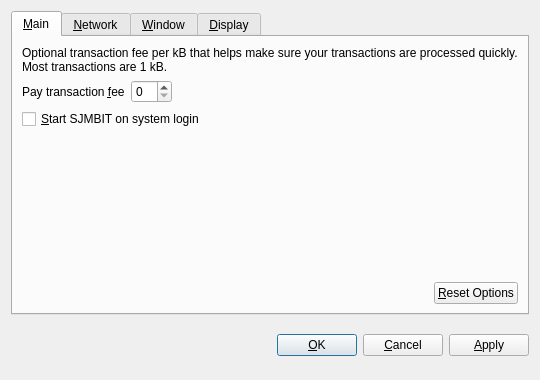
<?xml version="1.0" encoding="UTF-8"?>
<ui version="4.0">
 <class>OptionsDialog</class>
 <widget class="QDialog" name="OptionsDialog">
  <property name="geometry">
   <rect>
    <x>0</x>
    <y>0</y>
    <width>540</width>
    <height>380</height>
   </rect>
  </property>
  <property name="windowTitle">
   <string>Options</string>
  </property>
  <property name="modal">
   <bool>true</bool>
  </property>
  <layout class="QVBoxLayout" name="verticalLayout">
   <item>
    <widget class="QTabWidget" name="tabWidget">
     <property name="tabPosition">
      <enum>QTabWidget::North</enum>
     </property>
     <property name="currentIndex">
      <number>0</number>
     </property>
     <widget class="QWidget" name="tabMain">
      <attribute name="title">
       <string>&amp;Main</string>
      </attribute>
      <layout class="QVBoxLayout" name="verticalLayout_Main">
       <item>
        <widget class="QLabel" name="transactionFeeInfoLabel">
         <property name="text">
          <string>Optional transaction fee per kB that helps make sure your transactions are processed quickly. Most transactions are 1 kB.</string>
         </property>
         <property name="textFormat">
          <enum>Qt::PlainText</enum>
         </property>
         <property name="wordWrap">
          <bool>true</bool>
         </property>
        </widget>
       </item>
       <item>
        <layout class="QHBoxLayout" name="horizontalLayout_1_Main">
         <item>
          <widget class="QLabel" name="transactionFeeLabel">
           <property name="text">
            <string>Pay transaction &amp;fee</string>
           </property>
           <property name="textFormat">
            <enum>Qt::PlainText</enum>
           </property>
           <property name="buddy">
            <cstring>transactionFee</cstring>
           </property>
          </widget>
         </item>
         <item>
          <widget class="BitcoinAmountField" name="transactionFee"/>
         </item>
         <item>
          <spacer name="horizontalSpacer_1_Main">
           <property name="orientation">
            <enum>Qt::Horizontal</enum>
           </property>
           <property name="sizeHint" stdset="0">
            <size>
             <width>40</width>
             <height>20</height>
            </size>
           </property>
          </spacer>
         </item>
        </layout>
       </item>
       <item>
        <widget class="QCheckBox" name="bitcoinAtStartup">
         <property name="toolTip">
          <string>Automatically start SJMBIT after logging in to the system.</string>
         </property>
         <property name="text">
          <string>&amp;Start SJMBIT on system login</string>
         </property>
        </widget>
       </item>
       <item>
        <spacer name="verticalSpacer_Main">
         <property name="orientation">
          <enum>Qt::Vertical</enum>
         </property>
         <property name="sizeHint" stdset="0">
          <size>
           <width>20</width>
           <height>40</height>
          </size>
         </property>
        </spacer>
       </item>
       <item>
        <layout class="QHBoxLayout" name="horizontalLayout_2_Main">
         <item>
          <spacer name="horizontalSpacer_2_Main">
           <property name="orientation">
            <enum>Qt::Horizontal</enum>
           </property>
           <property name="sizeHint" stdset="0">
            <size>
             <width>40</width>
             <height>20</height>
            </size>
           </property>
          </spacer>
         </item>
         <item>
          <widget class="QPushButton" name="resetButton">
           <property name="toolTip">
            <string>Reset all client options to default.</string>
           </property>
           <property name="text">
            <string>&amp;Reset Options</string>
           </property>
           <property name="autoDefault">
            <bool>false</bool>
           </property>
          </widget>
         </item>
        </layout>
       </item>
      </layout>
     </widget>
     <widget class="QWidget" name="tabNetwork">
      <attribute name="title">
       <string>&amp;Network</string>
      </attribute>
      <layout class="QVBoxLayout" name="verticalLayout_Network">
       <item>
        <widget class="QCheckBox" name="mapPortUpnp">
         <property name="toolTip">
          <string>Automatically open the SJMBIT client port on the router. This only works when your router supports UPnP and it is enabled.</string>
         </property>
         <property name="text">
          <string>Map port using &amp;UPnP</string>
         </property>
        </widget>
       </item>
       <item>
        <widget class="QCheckBox" name="connectSocks">
         <property name="toolTip">
          <string>Connect to the SJMBIT network through a SOCKS proxy (e.g. when connecting through Tor).</string>
         </property>
         <property name="text">
          <string>&amp;Connect through SOCKS proxy:</string>
         </property>
        </widget>
       </item>
       <item>
        <layout class="QHBoxLayout" name="horizontalLayout_Network">
         <item>
          <widget class="QLabel" name="proxyIpLabel">
           <property name="text">
            <string>Proxy &amp;IP:</string>
           </property>
           <property name="textFormat">
            <enum>Qt::PlainText</enum>
           </property>
           <property name="buddy">
            <cstring>proxyIp</cstring>
           </property>
          </widget>
         </item>
         <item>
          <widget class="QValidatedLineEdit" name="proxyIp">
           <property name="maximumSize">
            <size>
             <width>140</width>
             <height>16777215</height>
            </size>
           </property>
           <property name="toolTip">
            <string>IP address of the proxy (e.g. 127.0.0.1)</string>
           </property>
          </widget>
         </item>
         <item>
          <widget class="QLabel" name="proxyPortLabel">
           <property name="text">
            <string>&amp;Port:</string>
           </property>
           <property name="textFormat">
            <enum>Qt::PlainText</enum>
           </property>
           <property name="buddy">
            <cstring>proxyPort</cstring>
           </property>
          </widget>
         </item>
         <item>
          <widget class="QLineEdit" name="proxyPort">
           <property name="maximumSize">
            <size>
             <width>55</width>
             <height>16777215</height>
            </size>
           </property>
           <property name="toolTip">
            <string>Port of the proxy (e.g. 9050)</string>
           </property>
          </widget>
         </item>
         <item>
          <widget class="QLabel" name="socksVersionLabel">
           <property name="text">
            <string>SOCKS &amp;Version:</string>
           </property>
           <property name="textFormat">
            <enum>Qt::PlainText</enum>
           </property>
           <property name="buddy">
            <cstring>socksVersion</cstring>
           </property>
          </widget>
         </item>
         <item>
          <widget class="QValueComboBox" name="socksVersion">
           <property name="toolTip">
            <string>SOCKS version of the proxy (e.g. 5)</string>
           </property>
          </widget>
         </item>
         <item>
          <spacer name="horizontalSpacer_Network">
           <property name="orientation">
            <enum>Qt::Horizontal</enum>
           </property>
           <property name="sizeHint" stdset="0">
            <size>
             <width>40</width>
             <height>20</height>
            </size>
           </property>
          </spacer>
         </item>
        </layout>
       </item>
       <item>
        <spacer name="verticalSpacer_Network">
         <property name="orientation">
          <enum>Qt::Vertical</enum>
         </property>
         <property name="sizeHint" stdset="0">
          <size>
           <width>20</width>
           <height>40</height>
          </size>
         </property>
        </spacer>
       </item>
      </layout>
     </widget>
     <widget class="QWidget" name="tabWindow">
      <attribute name="title">
       <string>&amp;Window</string>
      </attribute>
      <layout class="QVBoxLayout" name="verticalLayout_Window">
       <item>
        <widget class="QCheckBox" name="minimizeToTray">
         <property name="toolTip">
          <string>Show only a tray icon after minimizing the window.</string>
         </property>
         <property name="text">
          <string>&amp;Minimize to the tray instead of the taskbar</string>
         </property>
        </widget>
       </item>
       <item>
        <widget class="QCheckBox" name="minimizeOnClose">
         <property name="toolTip">
          <string>Minimize instead of exit the application when the window is closed. When this option is enabled, the application will be closed only after selecting Quit in the menu.</string>
         </property>
         <property name="text">
          <string>M&amp;inimize on close</string>
         </property>
        </widget>
       </item>
       <item>
        <spacer name="verticalSpacer_Window">
         <property name="orientation">
          <enum>Qt::Vertical</enum>
         </property>
         <property name="sizeHint" stdset="0">
          <size>
           <width>20</width>
           <height>40</height>
          </size>
         </property>
        </spacer>
       </item>
      </layout>
     </widget>
     <widget class="QWidget" name="tabDisplay">
      <attribute name="title">
       <string>&amp;Display</string>
      </attribute>
      <layout class="QVBoxLayout" name="verticalLayout_Display">
       <item>
        <layout class="QHBoxLayout" name="horizontalLayout_1_Display">
         <item>
          <widget class="QLabel" name="langLabel">
           <property name="text">
            <string>User Interface &amp;language:</string>
           </property>
           <property name="textFormat">
            <enum>Qt::PlainText</enum>
           </property>
           <property name="buddy">
            <cstring>lang</cstring>
           </property>
          </widget>
         </item>
         <item>
          <widget class="QValueComboBox" name="lang">
           <property name="toolTip">
            <string>The user interface language can be set here. This setting will take effect after restarting SJMBIT.</string>
           </property>
          </widget>
         </item>
        </layout>
       </item>
       <item>
        <layout class="QHBoxLayout" name="horizontalLayout_2_Display">
         <item>
          <widget class="QLabel" name="unitLabel">
           <property name="text">
            <string>&amp;Unit to show amounts in:</string>
           </property>
           <property name="textFormat">
            <enum>Qt::PlainText</enum>
           </property>
           <property name="buddy">
            <cstring>unit</cstring>
           </property>
          </widget>
         </item>
         <item>
          <widget class="QValueComboBox" name="unit">
           <property name="toolTip">
            <string>Choose the default subdivision unit to show in the interface and when sending coins.</string>
           </property>
          </widget>
         </item>
        </layout>
       </item>
       <item>
        <widget class="QCheckBox" name="displayAddresses">
         <property name="toolTip">
          <string>Whether to show SJMBIT addresses in the transaction list or not.</string>
         </property>
         <property name="text">
          <string>&amp;Display addresses in transaction list</string>
         </property>
        </widget>
       </item>
       <item>
        <spacer name="verticalSpacer_Display">
         <property name="orientation">
          <enum>Qt::Vertical</enum>
         </property>
         <property name="sizeHint" stdset="0">
          <size>
           <width>20</width>
           <height>40</height>
          </size>
         </property>
        </spacer>
       </item>
      </layout>
     </widget>
    </widget>
   </item>
   <item>
    <layout class="QHBoxLayout" name="horizontalLayout_Buttons">
     <item>
      <spacer name="horizontalSpacer_1">
       <property name="orientation">
        <enum>Qt::Horizontal</enum>
       </property>
       <property name="sizeHint" stdset="0">
        <size>
         <width>40</width>
         <height>48</height>
        </size>
       </property>
      </spacer>
     </item>
     <item>
      <widget class="QLabel" name="statusLabel">
       <property name="font">
        <font>
         <weight>75</weight>
         <bold>true</bold>
        </font>
       </property>
       <property name="text">
        <string/>
       </property>
       <property name="textFormat">
        <enum>Qt::PlainText</enum>
       </property>
       <property name="wordWrap">
        <bool>true</bool>
       </property>
      </widget>
     </item>
     <item>
      <spacer name="horizontalSpacer_2">
       <property name="orientation">
        <enum>Qt::Horizontal</enum>
       </property>
       <property name="sizeHint" stdset="0">
        <size>
         <width>40</width>
         <height>48</height>
        </size>
       </property>
      </spacer>
     </item>
     <item>
      <widget class="QPushButton" name="okButton">
       <property name="text">
        <string>&amp;OK</string>
       </property>
      </widget>
     </item>
     <item>
      <widget class="QPushButton" name="cancelButton">
       <property name="text">
        <string>&amp;Cancel</string>
       </property>
       <property name="autoDefault">
        <bool>false</bool>
       </property>
      </widget>
     </item>
     <item>
      <widget class="QPushButton" name="applyButton">
       <property name="text">
        <string>&amp;Apply</string>
       </property>
       <property name="autoDefault">
        <bool>false</bool>
       </property>
      </widget>
     </item>
    </layout>
   </item>
  </layout>
 </widget>
 <customwidgets>
  <customwidget>
   <class>BitcoinAmountField</class>
   <extends>QSpinBox</extends>
   <header>bitcoinamountfield.h</header>
  </customwidget>
  <customwidget>
   <class>QValueComboBox</class>
   <extends>QComboBox</extends>
   <header>qvaluecombobox.h</header>
  </customwidget>
  <customwidget>
   <class>QValidatedLineEdit</class>
   <extends>QLineEdit</extends>
   <header>qvalidatedlineedit.h</header>
  </customwidget>
 </customwidgets>
 <resources/>
 <connections/>
</ui>
